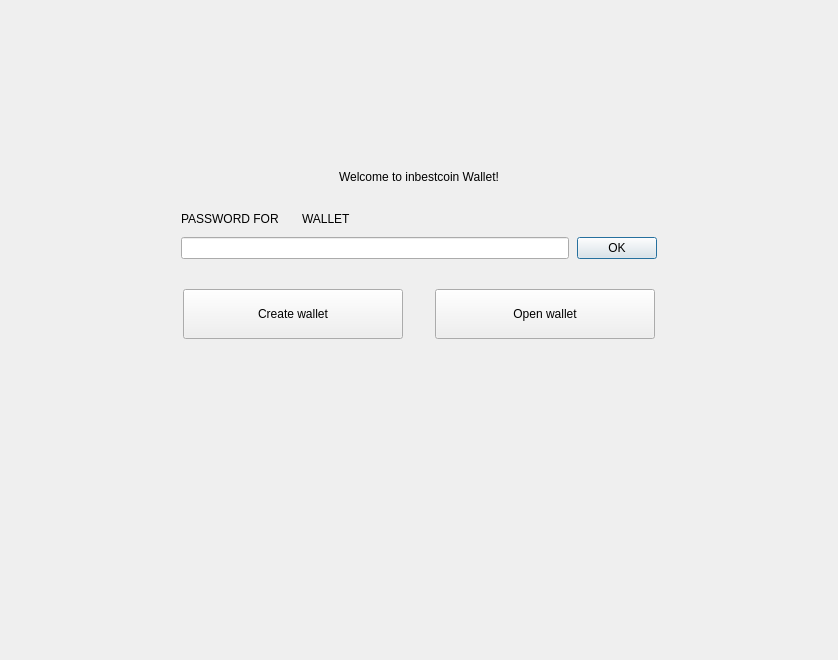
<?xml version="1.0" encoding="UTF-8"?>
<ui version="4.0">
 <class>NoWalletFrame</class>
 <widget class="QFrame" name="NoWalletFrame">
  <property name="geometry">
   <rect>
    <x>0</x>
    <y>0</y>
    <width>838</width>
    <height>660</height>
   </rect>
  </property>
  <property name="windowTitle">
   <string>Frame</string>
  </property>
  <property name="frameShape">
   <enum>QFrame::NoFrame</enum>
  </property>
  <property name="frameShadow">
   <enum>QFrame::Raised</enum>
  </property>
  <layout class="QVBoxLayout" name="verticalLayout">
   <property name="spacing">
    <number>0</number>
   </property>
   <property name="leftMargin">
    <number>0</number>
   </property>
   <property name="topMargin">
    <number>0</number>
   </property>
   <property name="rightMargin">
    <number>0</number>
   </property>
   <property name="bottomMargin">
    <number>0</number>
   </property>
   <item>
    <spacer name="verticalSpacer">
     <property name="orientation">
      <enum>Qt::Vertical</enum>
     </property>
     <property name="sizeType">
      <enum>QSizePolicy::Fixed</enum>
     </property>
     <property name="sizeHint" stdset="0">
      <size>
       <width>20</width>
       <height>170</height>
      </size>
     </property>
    </spacer>
   </item>
   <item alignment="Qt::AlignHCenter">
    <widget class="WalletGui::WalletHeaderLabel" name="m_welcomeLabel">
     <property name="text">
      <string>Welcome to inbestcoin Wallet!</string>
     </property>
    </widget>
   </item>
   <item>
    <spacer name="verticalSpacer_4">
     <property name="orientation">
      <enum>Qt::Vertical</enum>
     </property>
     <property name="sizeType">
      <enum>QSizePolicy::Fixed</enum>
     </property>
     <property name="sizeHint" stdset="0">
      <size>
       <width>20</width>
       <height>25</height>
      </size>
     </property>
    </spacer>
   </item>
   <item alignment="Qt::AlignHCenter">
    <widget class="QFrame" name="m_passwordFrame">
     <property name="minimumSize">
      <size>
       <width>476</width>
       <height>0</height>
      </size>
     </property>
     <property name="maximumSize">
      <size>
       <width>338</width>
       <height>16777215</height>
      </size>
     </property>
     <property name="frameShape">
      <enum>QFrame::NoFrame</enum>
     </property>
     <property name="frameShadow">
      <enum>QFrame::Raised</enum>
     </property>
     <layout class="QVBoxLayout" name="verticalLayout_2">
      <property name="spacing">
       <number>8</number>
      </property>
      <property name="leftMargin">
       <number>0</number>
      </property>
      <property name="topMargin">
       <number>0</number>
      </property>
      <property name="rightMargin">
       <number>0</number>
      </property>
      <property name="bottomMargin">
       <number>0</number>
      </property>
      <item>
       <layout class="QHBoxLayout" name="horizontalLayout_4">
        <item>
         <widget class="QLabel" name="m_passwordTextLabel">
          <property name="sizePolicy">
           <sizepolicy hsizetype="Maximum" vsizetype="Preferred">
            <horstretch>0</horstretch>
            <verstretch>0</verstretch>
           </sizepolicy>
          </property>
          <property name="styleSheet">
           <string notr="true">[errorState=&quot;true&quot;] {
  color: #ef3131;
}</string>
          </property>
          <property name="text">
           <string>PASSWORD FOR</string>
          </property>
         </widget>
        </item>
        <item>
         <widget class="QLabel" name="m_walletNameLabel">
          <property name="text">
           <string/>
          </property>
         </widget>
        </item>
        <item>
         <widget class="QLabel" name="m_walletTextLabel">
          <property name="text">
           <string>WALLET</string>
          </property>
         </widget>
        </item>
        <item>
         <spacer name="horizontalSpacer_4">
          <property name="orientation">
           <enum>Qt::Horizontal</enum>
          </property>
          <property name="sizeHint" stdset="0">
           <size>
            <width>40</width>
            <height>20</height>
           </size>
          </property>
         </spacer>
        </item>
       </layout>
      </item>
      <item>
       <layout class="QHBoxLayout" name="horizontalLayout_5">
        <item>
         <widget class="QLineEdit" name="m_passwordEdit">
          <property name="sizePolicy">
           <sizepolicy hsizetype="Expanding" vsizetype="Fixed">
            <horstretch>0</horstretch>
            <verstretch>0</verstretch>
           </sizepolicy>
          </property>
          <property name="styleSheet">
           <string notr="true">[errorState=&quot;true&quot;] {
  border-color: #ef3131;
}</string>
          </property>
          <property name="echoMode">
           <enum>QLineEdit::Password</enum>
          </property>
         </widget>
        </item>
        <item>
         <widget class="WalletGui::WalletOkButton" name="m_okButton">
          <property name="enabled">
           <bool>true</bool>
          </property>
          <property name="text">
           <string>OK</string>
          </property>
          <property name="default">
           <bool>true</bool>
          </property>
         </widget>
        </item>
       </layout>
      </item>
     </layout>
    </widget>
   </item>
   <item>
    <spacer name="verticalSpacer_2">
     <property name="orientation">
      <enum>Qt::Vertical</enum>
     </property>
     <property name="sizeType">
      <enum>QSizePolicy::Fixed</enum>
     </property>
     <property name="sizeHint" stdset="0">
      <size>
       <width>20</width>
       <height>30</height>
      </size>
     </property>
    </spacer>
   </item>
   <item>
    <layout class="QHBoxLayout" name="horizontalLayout">
     <property name="spacing">
      <number>0</number>
     </property>
     <item>
      <spacer name="horizontalSpacer_2">
       <property name="orientation">
        <enum>Qt::Horizontal</enum>
       </property>
       <property name="sizeHint" stdset="0">
        <size>
         <width>40</width>
         <height>20</height>
        </size>
       </property>
      </spacer>
     </item>
     <item>
      <widget class="WalletGui::WalletLargeBlueButton" name="m_createWalletButton">
       <property name="sizePolicy">
        <sizepolicy hsizetype="Fixed" vsizetype="Fixed">
         <horstretch>0</horstretch>
         <verstretch>0</verstretch>
        </sizepolicy>
       </property>
       <property name="minimumSize">
        <size>
         <width>220</width>
         <height>50</height>
        </size>
       </property>
       <property name="maximumSize">
        <size>
         <width>220</width>
         <height>50</height>
        </size>
       </property>
       <property name="text">
        <string>Create wallet</string>
       </property>
      </widget>
     </item>
     <item>
      <spacer name="horizontalSpacer">
       <property name="orientation">
        <enum>Qt::Horizontal</enum>
       </property>
       <property name="sizeType">
        <enum>QSizePolicy::Fixed</enum>
       </property>
       <property name="sizeHint" stdset="0">
        <size>
         <width>32</width>
         <height>20</height>
        </size>
       </property>
      </spacer>
     </item>
     <item>
      <widget class="WalletGui::WalletLargeBlueButton" name="m_openWalletButton">
       <property name="sizePolicy">
        <sizepolicy hsizetype="Fixed" vsizetype="Fixed">
         <horstretch>0</horstretch>
         <verstretch>0</verstretch>
        </sizepolicy>
       </property>
       <property name="minimumSize">
        <size>
         <width>220</width>
         <height>50</height>
        </size>
       </property>
       <property name="maximumSize">
        <size>
         <width>220</width>
         <height>50</height>
        </size>
       </property>
       <property name="text">
        <string>Open wallet</string>
       </property>
      </widget>
     </item>
     <item>
      <spacer name="horizontalSpacer_3">
       <property name="orientation">
        <enum>Qt::Horizontal</enum>
       </property>
       <property name="sizeHint" stdset="0">
        <size>
         <width>40</width>
         <height>20</height>
        </size>
       </property>
      </spacer>
     </item>
    </layout>
   </item>
   <item>
    <spacer name="verticalSpacer_3">
     <property name="orientation">
      <enum>Qt::Vertical</enum>
     </property>
     <property name="sizeHint" stdset="0">
      <size>
       <width>20</width>
       <height>376</height>
      </size>
     </property>
    </spacer>
   </item>
  </layout>
 </widget>
 <customwidgets>
  <customwidget>
   <class>WalletGui::WalletOkButton</class>
   <extends>QPushButton</extends>
   <header>Gui/Common/WalletOkButton.h</header>
  </customwidget>
  <customwidget>
   <class>WalletGui::WalletHeaderLabel</class>
   <extends>QLabel</extends>
   <header>Gui/Common/WalletTextLabel.h</header>
  </customwidget>
  <customwidget>
   <class>WalletGui::WalletLargeBlueButton</class>
   <extends>QPushButton</extends>
   <header>Gui/Common/WalletBlueButton.h</header>
  </customwidget>
 </customwidgets>
 <resources/>
 <connections>
  <connection>
   <sender>m_okButton</sender>
   <signal>clicked()</signal>
   <receiver>NoWalletFrame</receiver>
   <slot>okClicked()</slot>
   <hints>
    <hint type="sourcelabel">
     <x>498</x>
     <y>266</y>
    </hint>
    <hint type="destinationlabel">
     <x>418</x>
     <y>329</y>
    </hint>
   </hints>
  </connection>
  <connection>
   <sender>m_passwordEdit</sender>
   <signal>textChanged(QString)</signal>
   <receiver>NoWalletFrame</receiver>
   <slot>passwordChanged(QString)</slot>
   <hints>
    <hint type="sourcelabel">
     <x>374</x>
     <y>265</y>
    </hint>
    <hint type="destinationlabel">
     <x>418</x>
     <y>329</y>
    </hint>
   </hints>
  </connection>
  <connection>
   <sender>m_passwordEdit</sender>
   <signal>returnPressed()</signal>
   <receiver>m_okButton</receiver>
   <slot>click()</slot>
   <hints>
    <hint type="sourcelabel">
     <x>374</x>
     <y>265</y>
    </hint>
    <hint type="destinationlabel">
     <x>616</x>
     <y>256</y>
    </hint>
   </hints>
  </connection>
 </connections>
 <slots>
  <signal>createWalletClickedSignal()</signal>
  <signal>openWalletClickedSignal()</signal>
  <slot>okClicked()</slot>
  <slot>passwordChanged(QString)</slot>
 </slots>
</ui>
